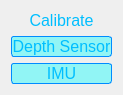
   <widget class="QWidget" name="">
    <property name="geometry">
     <rect>
      <x>1600</x>
      <y>490</y>
      <width>105</width>
      <height>72</height>
     </rect>
    </property>
    <layout class="QVBoxLayout" name="verticalLayout_16">
     <item>
      <widget class="QLabel" name="label_39">
       <property name="font">
        <font>
         <pointsize>12</pointsize>
        </font>
       </property>
       <property name="styleSheet">
        <string notr="true">color: rgba(0,190,255,255)</string>
       </property>
       <property name="text">
        <string>Calibrate</string>
       </property>
       <property name="alignment">
        <set>Qt::AlignCenter</set>
       </property>
      </widget>
     </item>
     <item>
      <widget class="QPushButton" name="pushButton_3">
       <property name="font">
        <font>
         <pointsize>12</pointsize>
        </font>
       </property>
       <property name="styleSheet">
        <string notr="true">QPushButton:!pressed{
     background-color:  rgba(0,255,255,100);
color: rgba(0,190,255,255);
border-style: solid;
border-radius: 3px;
border-width: 0.5px;
border-color: 
rgba(0,140,255,255);
 }
QPushButton:hover{
     background-color: rgb(0, 92, 255);
 }</string>
       </property>
       <property name="text">
        <string>Depth Sensor</string>
       </property>
      </widget>
     </item>
     <item>
      <widget class="QPushButton" name="pushButton_4">
       <property name="font">
        <font>
         <pointsize>12</pointsize>
        </font>
       </property>
       <property name="styleSheet">
        <string notr="true">QPushButton:!pressed{
     background-color:  rgba(0,255,255,100);
color: rgba(0,190,255,255);
border-style: solid;
border-radius: 3px;
border-width: 0.5px;
border-color: 
rgba(0,140,255,255);
 }
QPushButton:hover{
     background-color: rgb(0, 92, 255);
 }</string>
       </property>
       <property name="text">
        <string>IMU</string>
       </property>
      </widget>
     </item>
    </layout>
   </widget>
